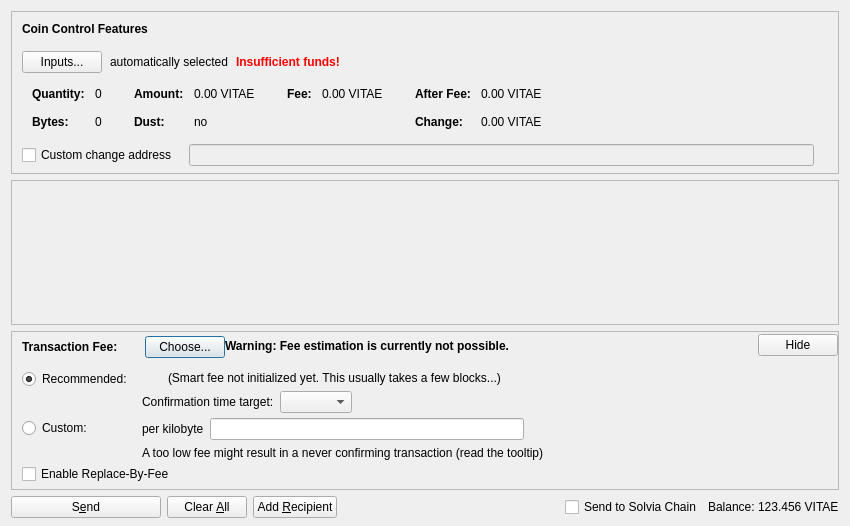
<?xml version="1.0" encoding="UTF-8"?>
<ui version="4.0">
 <class>SendCoinsDialog</class>
 <widget class="QDialog" name="SendCoinsDialog">
  <property name="geometry">
   <rect>
    <x>0</x>
    <y>0</y>
    <width>850</width>
    <height>526</height>
   </rect>
  </property>
  <property name="windowTitle">
   <string>Send Coins</string>
  </property>
  <layout class="QVBoxLayout" name="verticalLayout" stretch="0,1,0,0">
   <property name="bottomMargin">
    <number>8</number>
   </property>
   <item>
    <widget class="QFrame" name="frameCoinControl">
     <property name="sizePolicy">
      <sizepolicy hsizetype="Expanding" vsizetype="Expanding">
       <horstretch>0</horstretch>
       <verstretch>0</verstretch>
      </sizepolicy>
     </property>
     <property name="maximumSize">
      <size>
       <width>16777215</width>
       <height>16777215</height>
      </size>
     </property>
     <property name="frameShape">
      <enum>QFrame::StyledPanel</enum>
     </property>
     <property name="frameShadow">
      <enum>QFrame::Sunken</enum>
     </property>
     <layout class="QVBoxLayout" name="verticalLayoutCoinControl2">
      <property name="spacing">
       <number>0</number>
      </property>
      <property name="leftMargin">
       <number>0</number>
      </property>
      <property name="topMargin">
       <number>0</number>
      </property>
      <property name="rightMargin">
       <number>0</number>
      </property>
      <property name="bottomMargin">
       <number>6</number>
      </property>
      <item>
       <layout class="QVBoxLayout" name="verticalLayoutCoinControl" stretch="0,0,0,0,1">
        <property name="spacing">
         <number>0</number>
        </property>
        <property name="leftMargin">
         <number>10</number>
        </property>
        <property name="topMargin">
         <number>10</number>
        </property>
        <item>
         <layout class="QHBoxLayout" name="horizontalLayoutCoinControl1">
          <property name="bottomMargin">
           <number>15</number>
          </property>
          <item>
           <widget class="QLabel" name="labelCoinControlFeatures">
            <property name="sizePolicy">
             <sizepolicy hsizetype="Preferred" vsizetype="Maximum">
              <horstretch>0</horstretch>
              <verstretch>0</verstretch>
             </sizepolicy>
            </property>
            <property name="font">
             <font>
              <weight>75</weight>
              <bold>true</bold>
             </font>
            </property>
            <property name="styleSheet">
             <string notr="true">font-weight:bold;</string>
            </property>
            <property name="text">
             <string>Coin Control Features</string>
            </property>
           </widget>
          </item>
         </layout>
        </item>
        <item>
         <layout class="QHBoxLayout" name="horizontalLayoutCoinControl2" stretch="0,0,0,0">
          <property name="spacing">
           <number>8</number>
          </property>
          <property name="bottomMargin">
           <number>10</number>
          </property>
          <item>
           <widget class="QPushButton" name="pushButtonCoinControl">
            <property name="styleSheet">
             <string notr="true"/>
            </property>
            <property name="text">
             <string>Inputs...</string>
            </property>
            <property name="autoDefault">
             <bool>false</bool>
            </property>
           </widget>
          </item>
          <item>
           <widget class="QLabel" name="labelCoinControlAutomaticallySelected">
            <property name="text">
             <string>automatically selected</string>
            </property>
            <property name="margin">
             <number>5</number>
            </property>
           </widget>
          </item>
          <item>
           <widget class="QLabel" name="labelCoinControlInsuffFunds">
            <property name="font">
             <font>
              <weight>75</weight>
              <bold>true</bold>
             </font>
            </property>
            <property name="styleSheet">
             <string notr="true">color:red;font-weight:bold;</string>
            </property>
            <property name="text">
             <string>Insufficient funds!</string>
            </property>
            <property name="margin">
             <number>5</number>
            </property>
           </widget>
          </item>
          <item>
           <spacer name="horizontalSpacerCoinControl">
            <property name="orientation">
             <enum>Qt::Horizontal</enum>
            </property>
            <property name="sizeHint" stdset="0">
             <size>
              <width>40</width>
              <height>1</height>
             </size>
            </property>
           </spacer>
          </item>
         </layout>
        </item>
        <item>
         <widget class="QWidget" name="widgetCoinControl" native="true">
          <property name="sizePolicy">
           <sizepolicy hsizetype="Preferred" vsizetype="Preferred">
            <horstretch>0</horstretch>
            <verstretch>0</verstretch>
           </sizepolicy>
          </property>
          <property name="minimumSize">
           <size>
            <width>0</width>
            <height>0</height>
           </size>
          </property>
          <property name="styleSheet">
           <string notr="true"/>
          </property>
          <layout class="QHBoxLayout" name="horizontalLayoutCoinControl5">
           <property name="leftMargin">
            <number>0</number>
           </property>
           <property name="topMargin">
            <number>0</number>
           </property>
           <property name="rightMargin">
            <number>0</number>
           </property>
           <property name="bottomMargin">
            <number>0</number>
           </property>
           <item>
            <layout class="QHBoxLayout" name="horizontalLayoutCoinControl3" stretch="0,0,0,1">
             <property name="spacing">
              <number>20</number>
             </property>
             <property name="topMargin">
              <number>0</number>
             </property>
             <property name="bottomMargin">
              <number>10</number>
             </property>
             <item>
              <layout class="QFormLayout" name="formLayoutCoinControl1">
               <property name="horizontalSpacing">
                <number>10</number>
               </property>
               <property name="verticalSpacing">
                <number>14</number>
               </property>
               <property name="leftMargin">
                <number>10</number>
               </property>
               <property name="topMargin">
                <number>4</number>
               </property>
               <property name="rightMargin">
                <number>6</number>
               </property>
               <item row="0" column="0">
                <widget class="QLabel" name="labelCoinControlQuantityText">
                 <property name="font">
                  <font>
                   <weight>75</weight>
                   <bold>true</bold>
                  </font>
                 </property>
                 <property name="text">
                  <string>Quantity:</string>
                 </property>
                 <property name="margin">
                  <number>0</number>
                 </property>
                </widget>
               </item>
               <item row="0" column="1">
                <widget class="QLabel" name="labelCoinControlQuantity">
                 <property name="cursor">
                  <cursorShape>IBeamCursor</cursorShape>
                 </property>
                 <property name="contextMenuPolicy">
                  <enum>Qt::ActionsContextMenu</enum>
                 </property>
                 <property name="text">
                  <string notr="true">0</string>
                 </property>
                 <property name="margin">
                  <number>0</number>
                 </property>
                 <property name="textInteractionFlags">
                  <set>Qt::LinksAccessibleByMouse|Qt::TextSelectableByKeyboard|Qt::TextSelectableByMouse</set>
                 </property>
                </widget>
               </item>
               <item row="1" column="0">
                <widget class="QLabel" name="labelCoinControlBytesText">
                 <property name="font">
                  <font>
                   <weight>75</weight>
                   <bold>true</bold>
                  </font>
                 </property>
                 <property name="text">
                  <string>Bytes:</string>
                 </property>
                </widget>
               </item>
               <item row="1" column="1">
                <widget class="QLabel" name="labelCoinControlBytes">
                 <property name="cursor">
                  <cursorShape>IBeamCursor</cursorShape>
                 </property>
                 <property name="contextMenuPolicy">
                  <enum>Qt::ActionsContextMenu</enum>
                 </property>
                 <property name="text">
                  <string notr="true">0</string>
                 </property>
                 <property name="textInteractionFlags">
                  <set>Qt::LinksAccessibleByMouse|Qt::TextSelectableByKeyboard|Qt::TextSelectableByMouse</set>
                 </property>
                </widget>
               </item>
              </layout>
             </item>
             <item>
              <layout class="QFormLayout" name="formLayoutCoinControl2">
               <property name="horizontalSpacing">
                <number>10</number>
               </property>
               <property name="verticalSpacing">
                <number>14</number>
               </property>
               <property name="leftMargin">
                <number>6</number>
               </property>
               <property name="topMargin">
                <number>4</number>
               </property>
               <property name="rightMargin">
                <number>6</number>
               </property>
               <item row="0" column="0">
                <widget class="QLabel" name="labelCoinControlAmountText">
                 <property name="font">
                  <font>
                   <weight>75</weight>
                   <bold>true</bold>
                  </font>
                 </property>
                 <property name="text">
                  <string>Amount:</string>
                 </property>
                 <property name="margin">
                  <number>0</number>
                 </property>
                </widget>
               </item>
               <item row="0" column="1">
                <widget class="QLabel" name="labelCoinControlAmount">
                 <property name="cursor">
                  <cursorShape>IBeamCursor</cursorShape>
                 </property>
                 <property name="contextMenuPolicy">
                  <enum>Qt::ActionsContextMenu</enum>
                 </property>
                 <property name="text">
                  <string notr="true">0.00 VITAE</string>
                 </property>
                 <property name="textInteractionFlags">
                  <set>Qt::LinksAccessibleByMouse|Qt::TextSelectableByKeyboard|Qt::TextSelectableByMouse</set>
                 </property>
                </widget>
               </item>
               <item row="1" column="0">
                <widget class="QLabel" name="labelCoinControlLowOutputText">
                 <property name="font">
                  <font>
                   <weight>75</weight>
                   <bold>true</bold>
                  </font>
                 </property>
                 <property name="text">
                  <string>Dust:</string>
                 </property>
                </widget>
               </item>
               <item row="1" column="1">
                <widget class="QLabel" name="labelCoinControlLowOutput">
                 <property name="cursor">
                  <cursorShape>IBeamCursor</cursorShape>
                 </property>
                 <property name="contextMenuPolicy">
                  <enum>Qt::ActionsContextMenu</enum>
                 </property>
                 <property name="text">
                  <string notr="true">no</string>
                 </property>
                 <property name="textInteractionFlags">
                  <set>Qt::LinksAccessibleByMouse|Qt::TextSelectableByKeyboard|Qt::TextSelectableByMouse</set>
                 </property>
                </widget>
               </item>
              </layout>
             </item>
             <item>
              <layout class="QFormLayout" name="formLayoutCoinControl3">
               <property name="horizontalSpacing">
                <number>10</number>
               </property>
               <property name="verticalSpacing">
                <number>14</number>
               </property>
               <property name="leftMargin">
                <number>6</number>
               </property>
               <property name="topMargin">
                <number>4</number>
               </property>
               <property name="rightMargin">
                <number>6</number>
               </property>
               <item row="0" column="0">
                <widget class="QLabel" name="labelCoinControlFeeText">
                 <property name="font">
                  <font>
                   <weight>75</weight>
                   <bold>true</bold>
                  </font>
                 </property>
                 <property name="text">
                  <string>Fee:</string>
                 </property>
                 <property name="margin">
                  <number>0</number>
                 </property>
                </widget>
               </item>
               <item row="0" column="1">
                <widget class="QLabel" name="labelCoinControlFee">
                 <property name="cursor">
                  <cursorShape>IBeamCursor</cursorShape>
                 </property>
                 <property name="contextMenuPolicy">
                  <enum>Qt::ActionsContextMenu</enum>
                 </property>
                 <property name="text">
                  <string notr="true">0.00 VITAE</string>
                 </property>
                 <property name="textInteractionFlags">
                  <set>Qt::LinksAccessibleByMouse|Qt::TextSelectableByKeyboard|Qt::TextSelectableByMouse</set>
                 </property>
                </widget>
               </item>
              </layout>
             </item>
             <item>
              <layout class="QFormLayout" name="formLayoutCoinControl4">
               <property name="horizontalSpacing">
                <number>10</number>
               </property>
               <property name="verticalSpacing">
                <number>14</number>
               </property>
               <property name="leftMargin">
                <number>6</number>
               </property>
               <property name="topMargin">
                <number>4</number>
               </property>
               <property name="rightMargin">
                <number>6</number>
               </property>
               <item row="0" column="0">
                <widget class="QLabel" name="labelCoinControlAfterFeeText">
                 <property name="font">
                  <font>
                   <weight>75</weight>
                   <bold>true</bold>
                  </font>
                 </property>
                 <property name="text">
                  <string>After Fee:</string>
                 </property>
                 <property name="margin">
                  <number>0</number>
                 </property>
                </widget>
               </item>
               <item row="0" column="1">
                <widget class="QLabel" name="labelCoinControlAfterFee">
                 <property name="cursor">
                  <cursorShape>IBeamCursor</cursorShape>
                 </property>
                 <property name="contextMenuPolicy">
                  <enum>Qt::ActionsContextMenu</enum>
                 </property>
                 <property name="text">
                  <string notr="true">0.00 VITAE</string>
                 </property>
                 <property name="textInteractionFlags">
                  <set>Qt::LinksAccessibleByMouse|Qt::TextSelectableByKeyboard|Qt::TextSelectableByMouse</set>
                 </property>
                </widget>
               </item>
               <item row="1" column="0">
                <widget class="QLabel" name="labelCoinControlChangeText">
                 <property name="font">
                  <font>
                   <weight>75</weight>
                   <bold>true</bold>
                  </font>
                 </property>
                 <property name="text">
                  <string>Change:</string>
                 </property>
                </widget>
               </item>
               <item row="1" column="1">
                <widget class="QLabel" name="labelCoinControlChange">
                 <property name="cursor">
                  <cursorShape>IBeamCursor</cursorShape>
                 </property>
                 <property name="contextMenuPolicy">
                  <enum>Qt::ActionsContextMenu</enum>
                 </property>
                 <property name="text">
                  <string notr="true">0.00 VITAE</string>
                 </property>
                 <property name="textInteractionFlags">
                  <set>Qt::LinksAccessibleByMouse|Qt::TextSelectableByKeyboard|Qt::TextSelectableByMouse</set>
                 </property>
                </widget>
               </item>
              </layout>
             </item>
            </layout>
           </item>
          </layout>
         </widget>
        </item>
        <item>
         <layout class="QHBoxLayout" name="horizontalLayoutCoinControl4" stretch="0,0,0">
          <property name="spacing">
           <number>12</number>
          </property>
          <property name="sizeConstraint">
           <enum>QLayout::SetDefaultConstraint</enum>
          </property>
          <property name="topMargin">
           <number>5</number>
          </property>
          <property name="rightMargin">
           <number>5</number>
          </property>
          <item>
           <widget class="QCheckBox" name="checkBoxCoinControlChange">
            <property name="toolTip">
             <string>If this is activated, but the change address is empty or invalid, change will be sent to a newly generated address.</string>
            </property>
            <property name="text">
             <string>Custom change address</string>
            </property>
           </widget>
          </item>
          <item>
           <widget class="QValidatedLineEdit" name="lineEditCoinControlChange">
            <property name="enabled">
             <bool>false</bool>
            </property>
            <property name="sizePolicy">
             <sizepolicy hsizetype="Expanding" vsizetype="Fixed">
              <horstretch>0</horstretch>
              <verstretch>0</verstretch>
             </sizepolicy>
            </property>
           </widget>
          </item>
          <item>
           <widget class="QLabel" name="labelCoinControlChangeLabel">
            <property name="sizePolicy">
             <sizepolicy hsizetype="Preferred" vsizetype="Expanding">
              <horstretch>0</horstretch>
              <verstretch>0</verstretch>
             </sizepolicy>
            </property>
            <property name="minimumSize">
             <size>
              <width>0</width>
              <height>0</height>
             </size>
            </property>
            <property name="text">
             <string/>
            </property>
            <property name="margin">
             <number>3</number>
            </property>
           </widget>
          </item>
         </layout>
        </item>
        <item>
         <spacer name="verticalSpacerCoinControl">
          <property name="orientation">
           <enum>Qt::Vertical</enum>
          </property>
          <property name="sizeHint" stdset="0">
           <size>
            <width>800</width>
            <height>1</height>
           </size>
          </property>
         </spacer>
        </item>
       </layout>
      </item>
     </layout>
    </widget>
   </item>
   <item>
    <widget class="QScrollArea" name="scrollArea">
     <property name="widgetResizable">
      <bool>true</bool>
     </property>
     <widget class="QWidget" name="scrollAreaWidgetContents">
      <property name="geometry">
       <rect>
        <x>0</x>
        <y>0</y>
        <width>830</width>
        <height>104</height>
       </rect>
      </property>
      <layout class="QVBoxLayout" name="verticalLayout_2" stretch="0,1">
       <property name="leftMargin">
        <number>0</number>
       </property>
       <property name="topMargin">
        <number>0</number>
       </property>
       <property name="rightMargin">
        <number>0</number>
       </property>
       <property name="bottomMargin">
        <number>0</number>
       </property>
       <item>
        <layout class="QVBoxLayout" name="entries">
         <property name="spacing">
          <number>6</number>
         </property>
        </layout>
       </item>
       <item>
        <spacer name="verticalSpacer">
         <property name="orientation">
          <enum>Qt::Vertical</enum>
         </property>
         <property name="sizeHint" stdset="0">
          <size>
           <width>20</width>
           <height>40</height>
          </size>
         </property>
        </spacer>
       </item>
      </layout>
     </widget>
    </widget>
   </item>
   <item>
    <widget class="QFrame" name="frameFee">
     <property name="sizePolicy">
      <sizepolicy hsizetype="Expanding" vsizetype="Expanding">
       <horstretch>0</horstretch>
       <verstretch>0</verstretch>
      </sizepolicy>
     </property>
     <property name="maximumSize">
      <size>
       <width>16777215</width>
       <height>16777215</height>
      </size>
     </property>
     <property name="frameShape">
      <enum>QFrame::StyledPanel</enum>
     </property>
     <property name="frameShadow">
      <enum>QFrame::Sunken</enum>
     </property>
     <layout class="QVBoxLayout" name="verticalLayoutFee1">
      <property name="spacing">
       <number>0</number>
      </property>
      <property name="leftMargin">
       <number>0</number>
      </property>
      <property name="topMargin">
       <number>0</number>
      </property>
      <property name="rightMargin">
       <number>0</number>
      </property>
      <property name="bottomMargin">
       <number>0</number>
      </property>
      <item>
       <layout class="QVBoxLayout" name="verticalLayoutFee2" stretch="0,0,0">
        <property name="spacing">
         <number>0</number>
        </property>
        <property name="leftMargin">
         <number>10</number>
        </property>
        <property name="topMargin">
         <number>0</number>
        </property>
        <item>
         <layout class="QHBoxLayout" name="horizontalLayoutFee1">
          <property name="bottomMargin">
           <number>0</number>
          </property>
          <item>
           <layout class="QVBoxLayout" name="verticalLayoutFee7">
            <property name="spacing">
             <number>0</number>
            </property>
            <item>
             <spacer name="verticalSpacerSmartFee">
              <property name="orientation">
               <enum>Qt::Vertical</enum>
              </property>
              <property name="sizeType">
               <enum>QSizePolicy::Fixed</enum>
              </property>
              <property name="sizeHint" stdset="0">
               <size>
                <width>1</width>
                <height>4</height>
               </size>
              </property>
             </spacer>
            </item>
            <item>
             <layout class="QHBoxLayout" name="horizontalLayoutSmartFee">
              <property name="spacing">
               <number>10</number>
              </property>
              <item>
               <widget class="QLabel" name="labelFeeHeadline">
                <property name="sizePolicy">
                 <sizepolicy hsizetype="Preferred" vsizetype="Maximum">
                  <horstretch>0</horstretch>
                  <verstretch>0</verstretch>
                 </sizepolicy>
                </property>
                <property name="font">
                 <font>
                  <weight>75</weight>
                  <bold>true</bold>
                 </font>
                </property>
                <property name="styleSheet">
                 <string notr="true">font-weight:bold;</string>
                </property>
                <property name="text">
                 <string>Transaction Fee:</string>
                </property>
               </widget>
              </item>
              <item>
               <widget class="QLabel" name="labelFeeMinimized">
                <property name="text">
                 <string/>
                </property>
               </widget>
              </item>
              <item>
               <widget class="QPushButton" name="buttonChooseFee">
                <property name="text">
                 <string>Choose...</string>
                </property>
               </widget>
              </item>
             </layout>
            </item>
            <item>
             <spacer name="verticalSpacer_5">
              <property name="orientation">
               <enum>Qt::Vertical</enum>
              </property>
              <property name="sizeHint" stdset="0">
               <size>
                <width>1</width>
                <height>1</height>
               </size>
              </property>
             </spacer>
            </item>
           </layout>
          </item>
          <item>
           <widget class="QLabel" name="fallbackFeeWarningLabel">
            <property name="toolTip">
             <string>Using the fallbackfee can result in sending a transaction that will take several hours or days (or never) to confirm. Consider choosing your fee manually or wait until you have validated the complete chain.</string>
            </property>
            <property name="font">
            <font>
                <weight>75</weight>
                <bold>true</bold>
            </font>
            </property>
            <property name="text">
             <string>Warning: Fee estimation is currently not possible.</string>
            </property>
            <property name="wordWrap">
             <bool>false</bool>
            </property>
           </widget>
          </item>
          <item>
           <spacer name="horizontalSpacer_4">
            <property name="orientation">
             <enum>Qt::Horizontal</enum>
            </property>
            <property name="sizeType">
             <enum>QSizePolicy::MinimumExpanding</enum>
            </property>
            <property name="sizeHint" stdset="0">
             <size>
              <width>40</width>
              <height>20</height>
             </size>
            </property>
           </spacer>
          </item>
          <item>
           <widget class="QPushButton" name="buttonMinimizeFee">
            <property name="toolTip">
             <string>Hide transaction fee settings</string>
            </property>
            <property name="text">
             <string>Hide</string>
            </property>
           </widget>
          </item>
         </layout>
        </item>
        <item>
         <widget class="QFrame" name="frameFeeSelection">
          <layout class="QVBoxLayout" name="verticalLayoutFee12">
           <property name="spacing">
            <number>0</number>
           </property>
           <property name="leftMargin">
            <number>0</number>
           </property>
           <property name="topMargin">
            <number>0</number>
           </property>
           <property name="rightMargin">
            <number>0</number>
           </property>
           <property name="bottomMargin">
            <number>0</number>
           </property>
           <item>
            <layout class="QGridLayout" name="gridLayoutFee">
             <property name="topMargin">
              <number>10</number>
             </property>
             <property name="bottomMargin">
              <number>4</number>
             </property>
             <property name="horizontalSpacing">
              <number>10</number>
             </property>
             <property name="verticalSpacing">
              <number>4</number>
             </property>
             <item row="1" column="1">
              <layout class="QVBoxLayout" name="verticalLayoutFee8">
               <property name="spacing">
                <number>6</number>
               </property>
               <item>
                <layout class="QHBoxLayout" name="horizontalLayoutFee13">
                 <item>
                  <widget class="QLabel" name="labelCustomPerKilobyte">
                   <property name="toolTip">
                    <string>Specify a custom fee per kB (1,000 bytes) of the transaction's virtual size.

Note:  Since the fee is calculated on a per-byte basis, a fee of "100 satoshis per kB" for a transaction size of 500 bytes (half of 1 kB) would ultimately yield a fee of only 50 satoshis.</string>
                   </property>
                   <property name="text">
                    <string>per kilobyte</string>
                   </property>
                  </widget>
                 </item>
                 <item>
                  <widget class="VitaeAmountField" name="customFee"/>
                 </item>
                 <item>
                  <spacer name="horizontalSpacer_6">
                   <property name="orientation">
                    <enum>Qt::Horizontal</enum>
                   </property>
                   <property name="sizeHint" stdset="0">
                    <size>
                     <width>1</width>
                     <height>1</height>
                    </size>
                   </property>
                  </spacer>
                 </item>
                </layout>
               </item>
               <item>
                <layout class="QHBoxLayout" name="horizontalLayoutFee8">
                 <item>
                  <widget class="QLabel" name="labelCustomFeeWarning">
                   <property name="enabled">
                    <bool>true</bool>
                   </property>
                   <property name="toolTip">
                    <string>When there is less transaction volume than space in the blocks, miners as well as relaying nodes may enforce a minimum fee. Paying only this minimum fee is just fine, but be aware that this can result in a never confirming transaction once there is more demand for vitae transactions than the network can process.</string>
                   </property>
                   <property name="text">
                    <string>A too low fee might result in a never confirming transaction (read the tooltip)</string>
                   </property>
                  </widget>
                 </item>
                 <item>
                  <spacer name="horizontalSpacer_2">
                   <property name="orientation">
                    <enum>Qt::Horizontal</enum>
                   </property>
                   <property name="sizeHint" stdset="0">
                    <size>
                     <width>1</width>
                     <height>1</height>
                    </size>
                   </property>
                  </spacer>
                 </item>
                </layout>
               </item>
              </layout>
             </item>
             <item row="0" column="0">
              <layout class="QVBoxLayout" name="verticalLayoutFee4" stretch="0,1">
               <item>
                <widget class="QRadioButton" name="radioSmartFee">
                 <property name="text">
                  <string>Recommended:</string>
                 </property>
                 <property name="checked">
                  <bool>true</bool>
                 </property>
                 <attribute name="buttonGroup">
                  <string notr="true">groupFee</string>
                 </attribute>
                </widget>
               </item>
               <item>
                <spacer name="verticalSpacer_2">
                 <property name="orientation">
                  <enum>Qt::Vertical</enum>
                 </property>
                 <property name="sizeHint" stdset="0">
                  <size>
                   <width>1</width>
                   <height>1</height>
                  </size>
                 </property>
                </spacer>
               </item>
              </layout>
             </item>
             <item row="1" column="0">
              <layout class="QVBoxLayout" name="verticalLayoutFee9" stretch="0,1">
               <item>
                <widget class="QRadioButton" name="radioCustomFee">
                 <property name="text">
                  <string>Custom:</string>
                 </property>
                 <attribute name="buttonGroup">
                  <string notr="true">groupFee</string>
                 </attribute>
                </widget>
               </item>
               <item>
                <spacer name="verticalSpacer_6">
                 <property name="orientation">
                  <enum>Qt::Vertical</enum>
                 </property>
                 <property name="sizeHint" stdset="0">
                  <size>
                   <width>1</width>
                   <height>1</height>
                  </size>
                 </property>
                </spacer>
               </item>
              </layout>
             </item>
             <item row="0" column="1">
              <layout class="QVBoxLayout" name="verticalLayoutFee3" stretch="0,0,1">
               <property name="spacing">
                <number>6</number>
               </property>
               <property name="topMargin">
                <number>2</number>
               </property>
               <item>
                <layout class="QHBoxLayout" name="horizontalLayoutFee12">
                 <item>
                  <widget class="QLabel" name="labelSmartFee">
                   <property name="text">
                    <string/>
                   </property>
                  </widget>
                 </item>
                 <item>
                  <widget class="QLabel" name="labelFeeEstimation">
                   <property name="text">
                    <string/>
                   </property>
                  </widget>
                 </item>
                 <item>
                  <widget class="QLabel" name="labelSmartFee2">
                   <property name="text">
                    <string>(Smart fee not initialized yet. This usually takes a few blocks...)</string>
                   </property>
                  </widget>
                 </item>
                 <item>
                  <spacer name="horizontalSpacer_5">
                   <property name="orientation">
                    <enum>Qt::Horizontal</enum>
                   </property>
                   <property name="sizeHint" stdset="0">
                    <size>
                     <width>1</width>
                     <height>1</height>
                    </size>
                   </property>
                  </spacer>
                 </item>
                </layout>
               </item>
               <item>
                <layout class="QHBoxLayout" name="horizontalLayoutFee9">
                 <item>
                  <layout class="QVBoxLayout" name="verticalLayoutFee6">
                   <item>
                    <widget class="QLabel" name="labelSmartFee3">
                     <property name="text">
                      <string>Confirmation time target:</string>
                     </property>
                    </widget>
                   </item>
                  </layout>
                 </item>
                 <item>
                  <layout class="QVBoxLayout" name="verticalLayoutFee5">
                   <property name="rightMargin">
                    <number>30</number>
                   </property>
                   <item>
                    <layout class="QHBoxLayout" name="horizontalLayoutConfTarget">
                     <property name="bottomMargin">
                      <number>0</number>
                     </property>
                     <item>
                      <widget class="QComboBox" name="confTargetSelector"/>
                     </item>
                     <item>
                      <spacer name="horizontalSpacerConfTarget">
                       <property name="orientation">
                        <enum>Qt::Horizontal</enum>
                       </property>
                       <property name="sizeHint" stdset="0">
                        <size>
                         <width>40</width>
                         <height>20</height>
                        </size>
                       </property>
                      </spacer>
                     </item>
                    </layout>
                   </item>
                  </layout>
                 </item>
                </layout>
               </item>
               <item>
                <spacer name="verticalSpacer_4">
                 <property name="orientation">
                  <enum>Qt::Vertical</enum>
                 </property>
                 <property name="sizeHint" stdset="0">
                  <size>
                   <width>1</width>
                   <height>1</height>
                  </size>
                 </property>
                </spacer>
               </item>
              </layout>
             </item>
            </layout>
           </item>
           <item>
            <widget class="QCheckBox" name="optInRBF">
             <property name="text">
              <string>Enable Replace-By-Fee</string>
             </property>
             <property name="toolTip">
              <string>With Replace-By-Fee (BIP-125) you can increase a transaction's fee after it is sent. Without this, a higher fee may be recommended to compensate for increased transaction delay risk.</string>
             </property>
            </widget>
           </item>
          </layout>
         </widget>
        </item>
        <item>
         <spacer name="verticalSpacerFee">
          <property name="orientation">
           <enum>Qt::Vertical</enum>
          </property>
          <property name="sizeHint" stdset="0">
           <size>
            <width>40</width>
            <height>5</height>
           </size>
          </property>
         </spacer>
        </item>
       </layout>
      </item>
     </layout>
    </widget>
   </item>
   <item>
    <layout class="QHBoxLayout" name="horizontalLayout">
     <item>
      <widget class="QPushButton" name="sendButton">
       <property name="minimumSize">
        <size>
         <width>150</width>
         <height>0</height>
        </size>
       </property>
       <property name="toolTip">
        <string>Confirm the send action</string>
       </property>
       <property name="text">
        <string>S&amp;end</string>
       </property>
       <property name="icon">
        <iconset resource="../vitae.qrc">
         <normaloff>:/icons/send</normaloff>:/icons/send</iconset>
       </property>
       <property name="autoDefault">
        <bool>false</bool>
       </property>
       <property name="default">
        <bool>false</bool>
       </property>
      </widget>
     </item>
     <item>
      <widget class="QPushButton" name="clearButton">
       <property name="sizePolicy">
        <sizepolicy hsizetype="Minimum" vsizetype="Fixed">
         <horstretch>0</horstretch>
         <verstretch>0</verstretch>
        </sizepolicy>
       </property>
       <property name="toolTip">
        <string>Clear all fields of the form.</string>
       </property>
       <property name="text">
        <string>Clear &amp;All</string>
       </property>
       <property name="icon">
        <iconset resource="../vitae.qrc">
         <normaloff>:/icons/remove</normaloff>:/icons/remove</iconset>
       </property>
       <property name="autoDefault">
        <bool>false</bool>
       </property>
      </widget>
     </item>
     <item>
      <widget class="QPushButton" name="addButton">
       <property name="toolTip">
        <string>Send to multiple recipients at once</string>
       </property>
       <property name="text">
        <string>Add &amp;Recipient</string>
       </property>
       <property name="icon">
        <iconset resource="../vitae.qrc">
         <normaloff>:/icons/add</normaloff>:/icons/add</iconset>
       </property>
       <property name="autoDefault">
        <bool>false</bool>
       </property>
      </widget>
     </item>
     <item>
      <spacer name="horizontalSpacer">
       <property name="orientation">
        <enum>Qt::Horizontal</enum>
       </property>
       <property name="sizeHint" stdset="0">
        <size>
         <width>40</width>
         <height>20</height>
        </size>
       </property>
      </spacer>
     </item>
     <item>
      <widget class="QCheckBox" name="checkBoxSwap">
       <property name="text">
        <string>Send to Solvia Chain</string>
       </property>
      </widget>
     </item>
     <item>
      <layout class="QHBoxLayout" name="horizontalLayout_2">
       <property name="spacing">
        <number>3</number>
       </property>
       <item>
        <widget class="QLabel" name="labelBalanceName">
         <property name="sizePolicy">
          <sizepolicy hsizetype="Preferred" vsizetype="Fixed">
           <horstretch>0</horstretch>
           <verstretch>0</verstretch>
          </sizepolicy>
         </property>
         <property name="text">
          <string>Balance:</string>
         </property>
        </widget>
       </item>
       <item>
        <widget class="QLabel" name="labelBalance">
         <property name="sizePolicy">
          <sizepolicy hsizetype="Preferred" vsizetype="Fixed">
           <horstretch>0</horstretch>
           <verstretch>0</verstretch>
          </sizepolicy>
         </property>
         <property name="cursor">
          <cursorShape>IBeamCursor</cursorShape>
         </property>
         <property name="text">
          <string notr="true">123.456 VITAE</string>
         </property>
         <property name="textInteractionFlags">
          <set>Qt::LinksAccessibleByMouse|Qt::TextSelectableByKeyboard|Qt::TextSelectableByMouse</set>
         </property>
        </widget>
       </item>
      </layout>
     </item>
    </layout>
   </item>
  </layout>
 </widget>
 <customwidgets>
  <customwidget>
   <class>QValidatedLineEdit</class>
   <extends>QLineEdit</extends>
   <header>qt/qvalidatedlineedit.h</header>
  </customwidget>
  <customwidget>
   <class>VitaeAmountField</class>
   <extends>QLineEdit</extends>
   <header>qt/vitaeamountfield.h</header>
   <container>1</container>
  </customwidget>
 </customwidgets>
 <resources>
  <include location="../vitae.qrc"/>
 </resources>
 <connections/>
 <buttongroups>
  <buttongroup name="groupFee"/>
 </buttongroups>
</ui>
